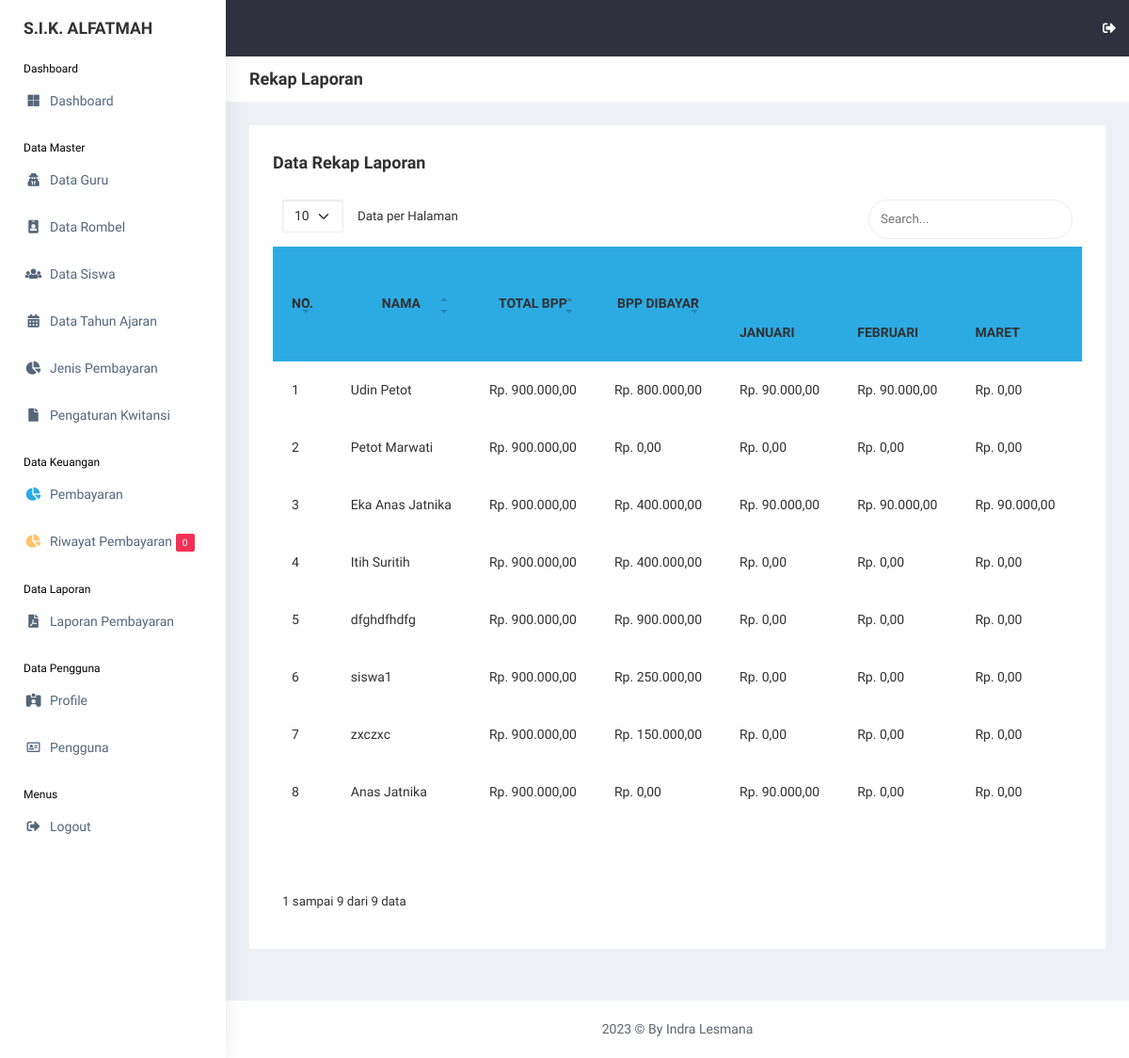
Screenshot of /view_laporan/laporan_3.php (signed in) with the database file from the repository.
### tables this page shows
CREATE TABLE `siswa` (
  `id_siswa` int(11) NOT NULL,
  `nis` int(11) NOT NULL,
  `nisn` int(11) NOT NULL,
  `nama_siswa` varchar(255) NOT NULL,
  `id_rombel` int(11) NOT NULL,
  `jk` varchar(20) NOT NULL,
  `alamat` text NOT NULL,
  `phone` varchar(20) NOT NULL,
  `username` varchar(255) NOT NULL,
  `password` varchar(255) NOT NULL,
  `gambar` varchar(255) NOT NULL,
  `id_tahun_ajaran` int(11) NOT NULL,
  `date_created` date NOT NULL,
  `is_active` int(11) NOT NULL
);

CREATE TABLE `jenis_pembayaran` (
  `id_jenis_pembayaran` int(11) NOT NULL,
  `jenis_pembayaran` varchar(255) NOT NULL,
  `nominal` int(11) NOT NULL,
  `deskripsi` text NOT NULL
);

### functions.php (called while the page is built, shortened)
<?php
$conn = mysqli_connect("localhost", "root", "", "db_sika");
function query($query)
{
    global $conn;
    $result = mysqli_query($conn, $query);
    $rows = [];
    while ($row = mysqli_fetch_assoc($result)) {
        $rows[] = $row;
    }
    return $rows;
}

### view_laporan/laporan_3.php (the view, shortened to what this page needs)
<?php
include "../templates/header.php";
$siswa = query("
    SELECT * FROM siswa
    INNER JOIN rombel ON rombel.id_rombel = siswa.id_rombel
    INNER JOIN tahun_ajaran ON tahun_ajaran.id_tahun_ajaran = siswa.id_tahun_ajaran
    INNER JOIN guru ON guru.id_guru = rombel.id_guru
    ORDER BY siswa.id_tahun_ajaran ASC, rombel.rombel ASC
");
$bpp_nominal = query("SELECT * FROM jenis_pembayaran WHERE id_jenis_pembayaran = 1")[0];
?>
<div class="page-breadcrumb bg-white">
    <div class="row align-items-center">
        <div class="col-lg-3 col-md-4 col-sm-4 col-xs-12">
            <h4 class="page-title">Rekap Laporan</h4>
        </div>
    </div>
</div>
<div class="container-fluid">
    <div class="row">
        <div class="col-md-12 col-lg-12 col-sm-12">
            <div class="white-box">
                <div class="d-md-flex mb-3">
                    <h3 class="col-12 col-md-6 box-title mb-0">Data Rekap Laporan</h3>
                </div>
                <div class="table-responsive">
                    <table class="no-wrap" id="data-table" cellpadding="20" cellspacing="0">
                        <thead class="bg-info">
                            <tr>
                                <th style="text-align:center; vertical-align:middle;" rowspan="2">NO.</th>
                                <th style="text-align:center; vertical-align:middle;" rowspan="2">NAMA</th>
                                <th style="text-align:center; vertical-align:middle;" rowspan="2">TOTAL BPP</th>
                                <th style="text-align:center; vertical-align:middle;" rowspan="2">BPP DIBAYAR</th>
                                <th style="text-align:center; vertical-align:middle;" colspan="12">PEMBAYARAN BBP</th>
                            </tr>
                            <tr>
                                <?php
                                $bulanIndo = array(
                                    1 => "JANUARI",
                                    2 => "FEBRUARI",
                                    3 => "MARET",
                                    4 => "APRIL",
                                    5 => "MEI",
                                    6 => "JUNI",
                                    7 => "JULI",
                                    8 => "AGUSTUS",
                                    9 => "SEPTEMBER",
                                    10 => "OKTOBER",
                                    11 => "NOVEMBER",
                                    12 => "DESEMBER"
                                );
                                for ($j = 1; $j <= 12; $j++):
                                    ?>
                                    <th>
                                        <?= $bulanIndo[$j]; ?>
                                    </th>
                                <?php endfor; ?>
                            </tr>
                        </thead>
                        <tbody>
                            <?php $i = 1; ?>
                            <?php foreach ($siswa as $s):
                                $bpp_dibayar = query("
                                    SELECT SUM(nominal_pembayaran) AS amount FROM pembayaran WHERE id_jenis_pembayaran = 1 AND id_siswa = {$s['id_siswa']}
                                ")[0];
                                $bbp_dibayar = query("
                                    SELECT SUM(nominal_pembayaran) AS amount FROM pembayaran WHERE id_jenis_pembayaran = 2 AND id_siswa = {$s['id_siswa']}
                                ")[0];
                                ?>
                                <tr>
                                    <td>
                                        <?= $i; ?>
                                    </td>
                                    <td class="txt-oflo">
                                        <?= $s["nama_siswa"]; ?>
                                    </td>
                                    <td class="txt-oflo">Rp.
                                        <?= number_format($bpp_nominal["nominal"], 2, ',', '.'); ?>
                                    </td>
                                    <td class="txt-oflo">Rp.
                                        <?= number_format($bpp_dibayar["amount"], 2, ',', '.'); ?>
                                    </td>
                                    <?php
                                    $rekap_bbp = query("
                                                    SELECT * FROM pembayaran
                                                    WHERE id_jenis_pembayaran = 2 AND id_siswa = {$s['id_siswa']}
                                                ");
                                    $rekap_bbp_arr = array_fill(1, 12, 0);
                                    foreach ($rekap_bbp as $rekap) {
                                        $bulan = $rekap['bbp_bulan'];
                                        $nominal = $rekap['nominal_pembayaran'];
                                        $rekap_bbp_arr[$bulan] = $nominal;
                                    }
                                    ?>
                                    <?php for ($j = 1; $j <= 12; $j++): ?>
                                        <?php
                                        $nominalBulan = isset($rekap_bbp_arr[$j]) ? $rekap_bbp_arr[$j] : 0;
                                        ?>
                                        <td class="txt-oflo">
                                            Rp.
                                            <?= number_format($nominalBulan, 2, ',', '.'); ?>
                                        </td>
                                    <?php endfor; ?>
                                </tr>
                                <?php $i++; ?>
                            <?php endforeach; ?>
                            <tr>
                                <td colspan="16" class="text-center">TOTAL</td>
                            </tr>
                        </tbody>
                    </table>
                </div>
            </div>
        </div>
    </div>
</div>
<?php
include "../templates/footer.php";
?>

### rows the page displays
siswa: nama_siswa "Udin Petot", amount "800.000,00", nominalBulan "90.000,00", nominalBulan "0,00"
jenis_pembayaran: nominal "900.000,00"
siswa: nama_siswa "Petot Marwati", amount "0,00", nominalBulan "0,00"
siswa: nama_siswa "Eka Anas Jatnika", amount "400.000,00", nominalBulan "90.000,00"
siswa: nama_siswa "Itih Suritih", amount "400.000,00", nominalBulan "0,00"
siswa: nama_siswa "dfghdfhdfg", amount "900.000,00", nominalBulan "0,00"
siswa: nama_siswa "siswa1", amount "250.000,00", nominalBulan "0,00"
siswa: nama_siswa "zxczxc", amount "150.000,00", nominalBulan "0,00"
siswa: nama_siswa "Anas Jatnika", amount "0,00", nominalBulan "90.000,00", nominalBulan "0,00"

### other values shown
$total_notif "0"
$bulanIndo[$j] "JANUARI"
$bulanIndo[$j] "FEBRUARI"
$bulanIndo[$j] "MARET"
